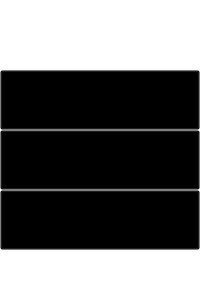
<?xml version="1.0" encoding="UTF-8"?>
<ui version="4.0">
 <class>Form</class>
 <widget class="QWidget" name="Form">
  <property name="geometry">
   <rect>
    <x>0</x>
    <y>0</y>
    <width>200</width>
    <height>300</height>
   </rect>
  </property>
  <property name="windowTitle">
   <string>Form</string>
  </property>
  <property name="styleSheet">
   <string notr="true"/>
  </property>
  <widget class="TextButton" name="pushButton_1">
   <property name="geometry">
    <rect>
     <x>20</x>
     <y>80</y>
     <width>120</width>
     <height>60</height>
    </rect>
   </property>
   <property name="styleSheet">
    <string notr="true"/>
   </property>
   <property name="text">
    <string/>
   </property>
  </widget>
  <widget class="QLabel" name="label_1">
   <property name="geometry">
    <rect>
     <x>155</x>
     <y>95</y>
     <width>30</width>
     <height>30</height>
    </rect>
   </property>
   <property name="styleSheet">
    <string notr="true">background-color: transparent;</string>
   </property>
   <property name="text">
    <string/>
   </property>
  </widget>
  <widget class="QLabel" name="label_2">
   <property name="geometry">
    <rect>
     <x>155</x>
     <y>165</y>
     <width>30</width>
     <height>30</height>
    </rect>
   </property>
   <property name="styleSheet">
    <string notr="true">background-color: transparent;</string>
   </property>
   <property name="text">
    <string/>
   </property>
  </widget>
  <widget class="TextButton" name="pushButton_2">
   <property name="geometry">
    <rect>
     <x>20</x>
     <y>150</y>
     <width>120</width>
     <height>60</height>
    </rect>
   </property>
   <property name="styleSheet">
    <string notr="true"/>
   </property>
  </widget>
  <widget class="QLabel" name="label_3">
   <property name="geometry">
    <rect>
     <x>155</x>
     <y>235</y>
     <width>30</width>
     <height>30</height>
    </rect>
   </property>
   <property name="styleSheet">
    <string notr="true">background-color: transparent;</string>
   </property>
   <property name="text">
    <string/>
   </property>
  </widget>
  <widget class="TextButton" name="pushButton_3">
   <property name="geometry">
    <rect>
     <x>20</x>
     <y>220</y>
     <width>120</width>
     <height>60</height>
    </rect>
   </property>
   <property name="styleSheet">
    <string notr="true"/>
   </property>
  </widget>
  <widget class="TextLabel" name="label_4">
   <property name="geometry">
    <rect>
     <x>0</x>
     <y>0</y>
     <width>200</width>
     <height>300</height>
    </rect>
   </property>
   <property name="styleSheet">
    <string notr="true">border-bottom-left-radius:20px;</string>
   </property>
   <property name="text">
    <string/>
   </property>
  </widget>
  <widget class="QLabel" name="label_5">
   <property name="geometry">
    <rect>
     <x>0</x>
     <y>0</y>
     <width>200</width>
     <height>300</height>
    </rect>
   </property>
   <property name="styleSheet">
    <string notr="true">background-color: rgb(255, 255, 255);</string>
   </property>
   <property name="text">
    <string/>
   </property>
  </widget>
  <widget class="QLabel" name="label_6">
   <property name="geometry">
    <rect>
     <x>20</x>
     <y>80</y>
     <width>40</width>
     <height>40</height>
    </rect>
   </property>
   <property name="text">
    <string/>
   </property>
  </widget>
  <widget class="QLabel" name="label_7">
   <property name="geometry">
    <rect>
     <x>20</x>
     <y>140</y>
     <width>40</width>
     <height>40</height>
    </rect>
   </property>
   <property name="text">
    <string/>
   </property>
  </widget>
  <widget class="QLabel" name="label_8">
   <property name="geometry">
    <rect>
     <x>20</x>
     <y>200</y>
     <width>40</width>
     <height>40</height>
    </rect>
   </property>
   <property name="text">
    <string/>
   </property>
  </widget>
  <widget class="QPushButton" name="pushButton_4">
   <property name="geometry">
    <rect>
     <x>0</x>
     <y>70</y>
     <width>200</width>
     <height>60</height>
    </rect>
   </property>
   <property name="styleSheet">
    <string notr="true">background-color: transparent;</string>
   </property>
   <property name="text">
    <string/>
   </property>
   <property name="checkable">
    <bool>true</bool>
   </property>
   <property name="checked">
    <bool>true</bool>
   </property>
  </widget>
  <widget class="QPushButton" name="pushButton_5">
   <property name="geometry">
    <rect>
     <x>0</x>
     <y>130</y>
     <width>200</width>
     <height>60</height>
    </rect>
   </property>
   <property name="styleSheet">
    <string notr="true">background-color: transparent;</string>
   </property>
   <property name="text">
    <string/>
   </property>
   <property name="checkable">
    <bool>true</bool>
   </property>
   <property name="checked">
    <bool>false</bool>
   </property>
  </widget>
  <widget class="QPushButton" name="pushButton_6">
   <property name="geometry">
    <rect>
     <x>0</x>
     <y>190</y>
     <width>200</width>
     <height>60</height>
    </rect>
   </property>
   <property name="styleSheet">
    <string notr="true">background-color: transparent;</string>
   </property>
   <property name="text">
    <string/>
   </property>
  </widget>
  <zorder>label_3</zorder>
  <zorder>label_2</zorder>
  <zorder>label_1</zorder>
  <zorder>pushButton_3</zorder>
  <zorder>pushButton_2</zorder>
  <zorder>pushButton_1</zorder>
  <zorder>label_5</zorder>
  <zorder>label_6</zorder>
  <zorder>label_7</zorder>
  <zorder>label_8</zorder>
  <zorder>label_4</zorder>
  <zorder>pushButton_4</zorder>
  <zorder>pushButton_5</zorder>
  <zorder>pushButton_6</zorder>
 </widget>
 <customwidgets>
  <customwidget>
   <class>TextButton</class>
   <extends>QPushButton</extends>
   <header>FuncBtn</header>
  </customwidget>
  <customwidget>
   <class>TextLabel</class>
   <extends>QLabel</extends>
   <header>FuncBtn</header>
  </customwidget>
 </customwidgets>
 <resources/>
 <connections/>
</ui>
